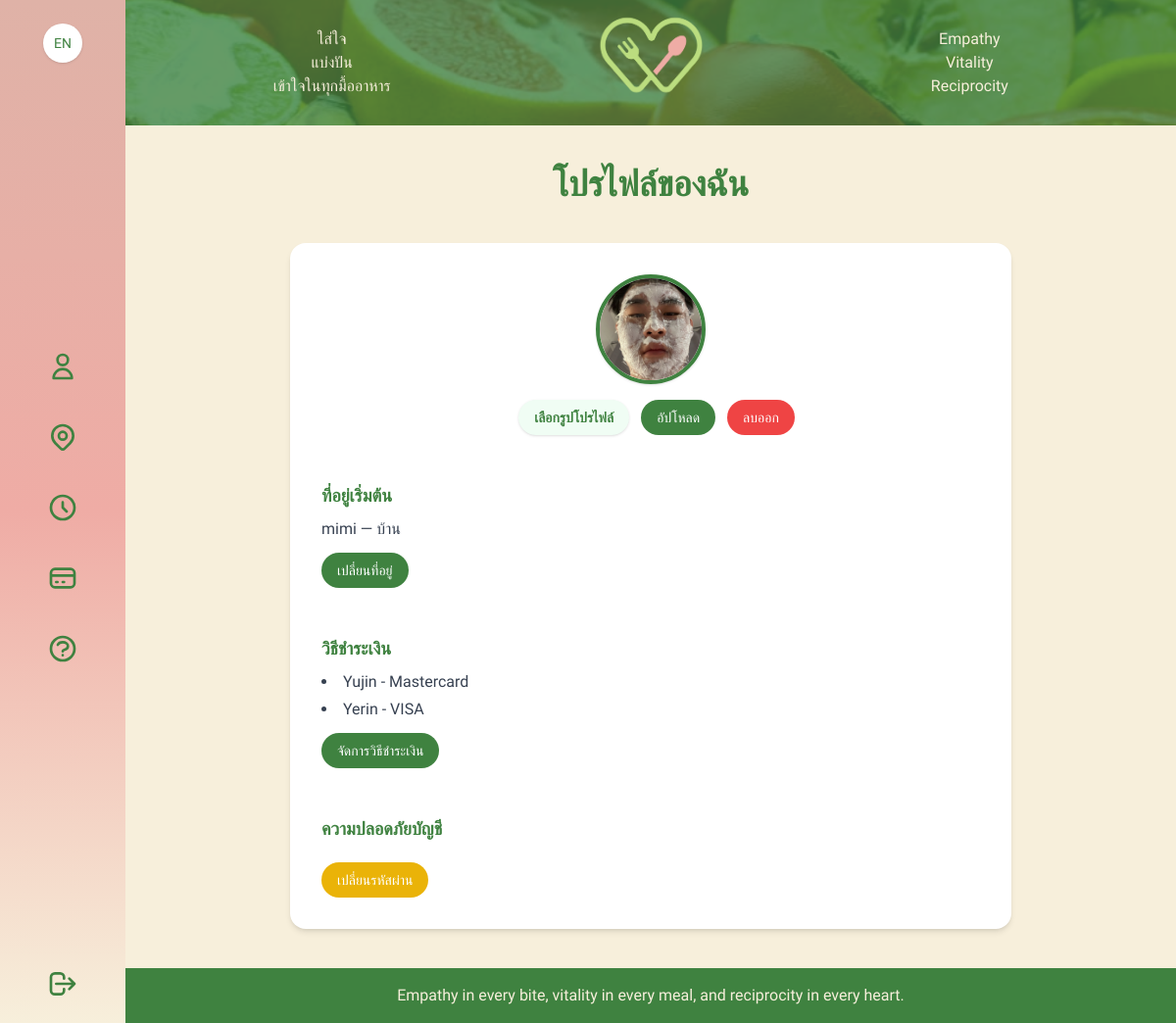
/profile/ (signed in), run on the app's committed database.
### myapp/models.py (models this page shows, shortened)
class Profile(models.Model):
    user = models.OneToOneField(
        User, on_delete=models.CASCADE, related_name='profile'
    )
    image = models.ImageField(upload_to='profiles/', blank=True, null=True)  # ✅ ต้องมี
    default_address = models.CharField("ที่อยู่เริ่มต้น", max_length=255, blank=True, default='')

class Address(models.Model):
    user        = models.ForeignKey(User, on_delete=models.CASCADE, related_name='addresses')
    label       = models.CharField("ชื่อที่อยู่", max_length=100, default='', blank=True)
    full_address = models.TextField("ที่อยู่", default='')
    subdistrict = models.CharField("ตำบล", max_length=100, blank=True)
    district    = models.CharField("อำเภอ", max_length=100, blank=True)
    province    = models.CharField("จังหวัด", max_length=100, blank=True)
    zipcode     = models.CharField("รหัสไปรษณีย์", max_length=10, blank=True)
    is_default  = models.BooleanField("ตั้งเป็นค่ามาตรฐาน", default=False)
    order       = models.PositiveIntegerField(default=0)
    def __str__(self):
        return f"{self.user.username} — {self.label or self.full_address[:30]}"

class PaymentMethod(models.Model):
    user    = models.ForeignKey(User, on_delete=models.CASCADE, related_name='payment_methods')
    name    = models.CharField("ชื่อบัตร/บัญชี", max_length=50)
    details = models.CharField("รายละเอียด", max_length=255)

### myapp/views.py (the view, shortened to what this page needs)
# urls.py: path('profile/', views.profile, name='profile'),
@login_required
def profile(request):
    profile = request.user.profile
    default_address = Address.objects.filter(
        user=request.user, is_default=True
    ).first()
    return render(request, 'profile.html', {
        'default_address': default_address,
        'profile': profile,
    })

### myapp/templates/profile.html (shortened to what this page needs)
{% extends 'base.html' %}
{% load static %}
{% load i18n %}
{% block content %}
<div class="container mx-auto px-4 py-10 max-w-3xl">
  <h1 class="text-4xl font-bold text-[#3F8240] mb-10 text-center">
    {% trans "My Profile" %}
  </h1>
  <div class="bg-white rounded-2xl shadow-md p-8 space-y-12">
    <div class="flex flex-col items-center space-y-4">
      {% if profile.image %}
        <img src="{{ profile.image.url }}"
             class="w-28 h-28 rounded-full object-cover border-4 border-[#3F8240] shadow"
             alt="{% trans 'Profile Picture' %}">
      {% else %}
        <div class="w-28 h-28 rounded-full bg-green-100 flex items-center justify-center text-4xl text-[#3F8240] font-bold shadow">
          {{ user.username|first|upper }}
        </div>
      {% endif %}
      <form method="POST" enctype="multipart/form-data" class="flex items-center space-x-3">
        <label for="id_image"
               class="cursor-pointer bg-[#f0fdf4] text-[#3F8240] px-4 py-2 rounded-full shadow hover:bg-[#e2faea] transition font-semibold text-sm">
          {% trans "Choose Profile Picture" %}
        </label>
        <button name="upload_image" value="1" type="submit"
                class="bg-[#3F8240] hover:bg-[#2a5a2b] text-white text-sm px-4 py-2 rounded-full transition">
          {% trans "Upload" %}
        </button>
        {% if profile.image %}
          <button name="remove_image" value="1" type="submit"
                  class="bg-red-500 hover:bg-red-600 text-white text-sm px-4 py-2 rounded-full transition">
            {% trans "Remove" %}
          </button>
        {% endif %}
      </form>
    </div>
    <div>
      <h3 class="text-lg font-semibold text-[#3F8240] mb-2">{% trans "Default Address" %}</h3>
      {% if default_address %}
        <p class="text-gray-700">{{ default_address }}</p>
      {% else %}
        <p class="text-gray-400 italic">{% trans "No default address set." %}</p>
      {% endif %}
      <a href="{% url 'address_list' %}" class="inline-block mt-3 bg-[#3F8240] hover:bg-[#2a5a2b] text-white px-4 py-2 rounded-full text-sm">
        {% trans "Change Address" %}
      </a>
    </div>
    <div>
      <h3 class="text-lg font-semibold text-[#3F8240] mb-2">{% trans "Payment Methods" %}</h3>
      {% if user.payment_methods.exists %}
        <ul class="list-disc list-inside text-gray-700 space-y-1">
          {% for payment in user.payment_methods.all %}
            <li>{{ payment.name }} - {{ payment.details }}</li>
          {% endfor %}
        </ul>
      {% else %}
        <p class="text-gray-400 italic">{% trans "No payment methods added yet." %}</p>
      {% endif %}
      <a href="{% url 'payment_methods' %}" class="inline-block mt-3 bg-[#3F8240] hover:bg-[#2a5a2b] text-white px-4 py-2 rounded-full text-sm">
        {% trans "Manage Payment Methods" %}
      </a>
    </div>
    <div>
      <h3 class="text-lg font-semibold text-[#3F8240] mb-2">{% trans "Account Security" %}</h3>
      <a href="{% url 'password_change' %}" class="inline-block mt-3 bg-yellow-500 hover:bg-yellow-600 text-white px-4 py-2 rounded-full text-sm">
        {% trans "Change Password" %}
      </a>
    </div>
  </div>
</div>
{% endblock %}

### myapp/templates/base.html (style rules this page uses)
body { font-family:'Prompt','Montserrat',sans-serif; }

### data on the page
Profile: image (picture)
Address: user+label "mimi — บ้าน"
PaymentMethod: name "Yujin", details "Mastercard"
PaymentMethod: name "Yerin", details "VISA"
